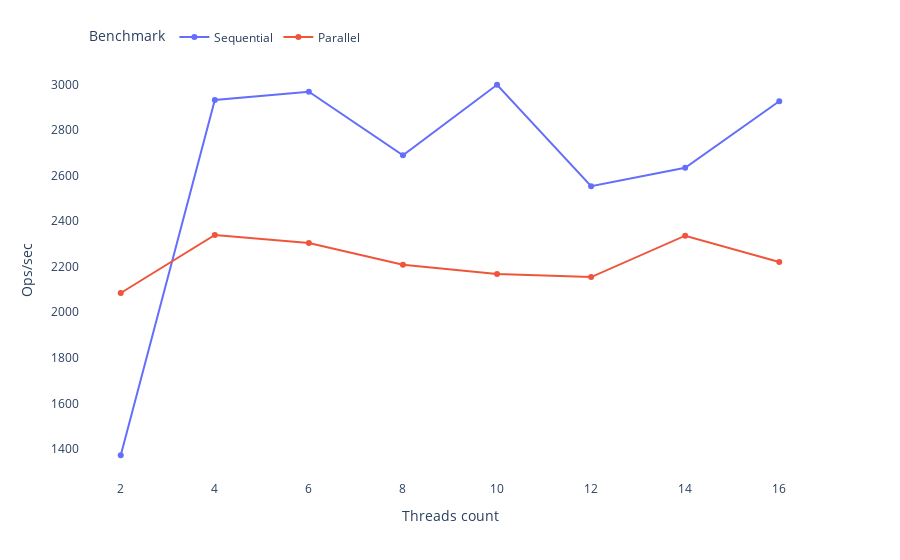

This figure's notebook cell:
### Markdown cell above
## 100000 items

### Code cell
items = 100000
chart = create_chart(scores.loc[scores['size']==items])
write_chart(chart,profile,f'{benchmark}-{items}')
chart

### Figure 1 — Plotly figure (JSON) as saved in the notebook; plotly's stock layout.template omitted (floating-point values rounded to 4 significant figures)
{"data": [{"hovertemplate": "Benchmark=Sequential<br>Threads count=%{x}<br>Ops/sec=%{y}<extra></extra>", "legendgroup": "Sequential", "line": {"color": "#636efa", "dash": "solid"}, "marker": {"symbol": "circle"}, "mode": "lines+markers", "name": "Sequential", "orientation": "v", "showlegend": true, "type": "scatter", "x": [2, 4, 6, 8, 10, 12, 14, 16], "xaxis": "x", "y": [1372.0, 2932.0, 2968.0, 2689.0, 2998.0, 2553.0, 2634.0, 2926.0], "yaxis": "y"}, {"hovertemplate": "Benchmark=Parallel<br>Threads count=%{x}<br>Ops/sec=%{y}<extra></extra>", "legendgroup": "Parallel", "line": {"color": "#EF553B", "dash": "solid"}, "marker": {"symbol": "circle"}, "mode": "lines+markers", "name": "Parallel", "orientation": "v", "showlegend": true, "type": "scatter", "x": [2, 4, 6, 8, 10, 12, 14, 16], "xaxis": "x", "y": [2084.0, 2339.0, 2303.0, 2208.0, 2168.0, 2154.0, 2336.0, 2221.0], "yaxis": "y"}], "layout": {"autosize": true, "legend": {"orientation": "h", "title": {"text": "Benchmark"}, "tracegroupgap": 0, "x": 0.01, "xanchor": "left", "y": 1.02, "yanchor": "bottom"}, "margin": {"t": 60}, "plot_bgcolor": "rgba(0, 0, 0, 0)", "xaxis": {"anchor": "y", "autorange": true, "domain": [0, 1], "dtick": 2, "range": [1.179, 16.82], "tick0": 2, "title": {"text": "Threads count"}, "type": "linear"}, "yaxis": {"anchor": "x", "autorange": true, "domain": [0, 1], "range": [1246.0, 3124.0], "title": {"text": "Ops/sec"}, "type": "linear"}}}
